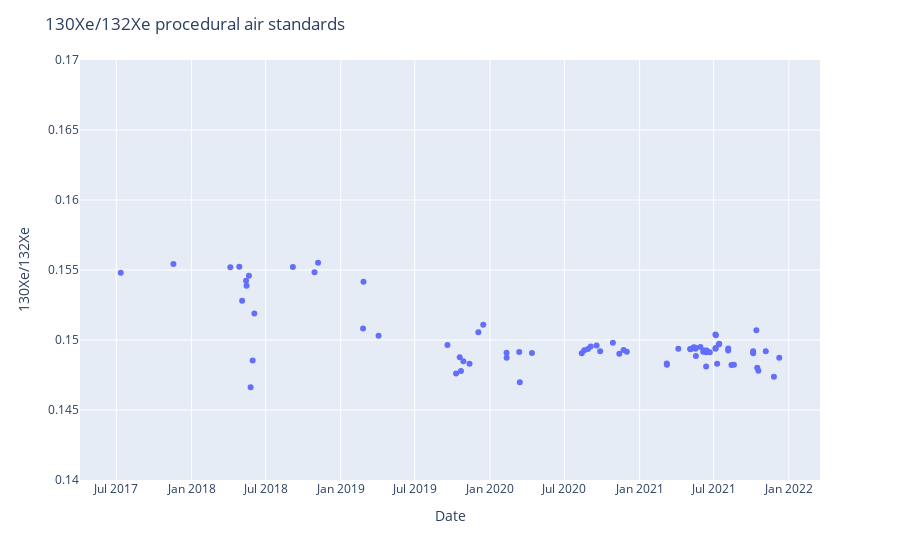

This figure's notebook cell:
### Code cell
#initial plot
fig6 = px.scatter(df, x=df['Date'], y=df[ratio2], log_y=False)
fig6.update_layout(
    title="130Xe/132Xe procedural air standards",
    xaxis_title="Date",
    yaxis_title=ratio2)
fig6.update_layout(yaxis={ 'rangemode': 'tozero'})

fig6.update_yaxes(range=[0.14, 0.17]) 
fig6.update_xaxes


fig6.show()
